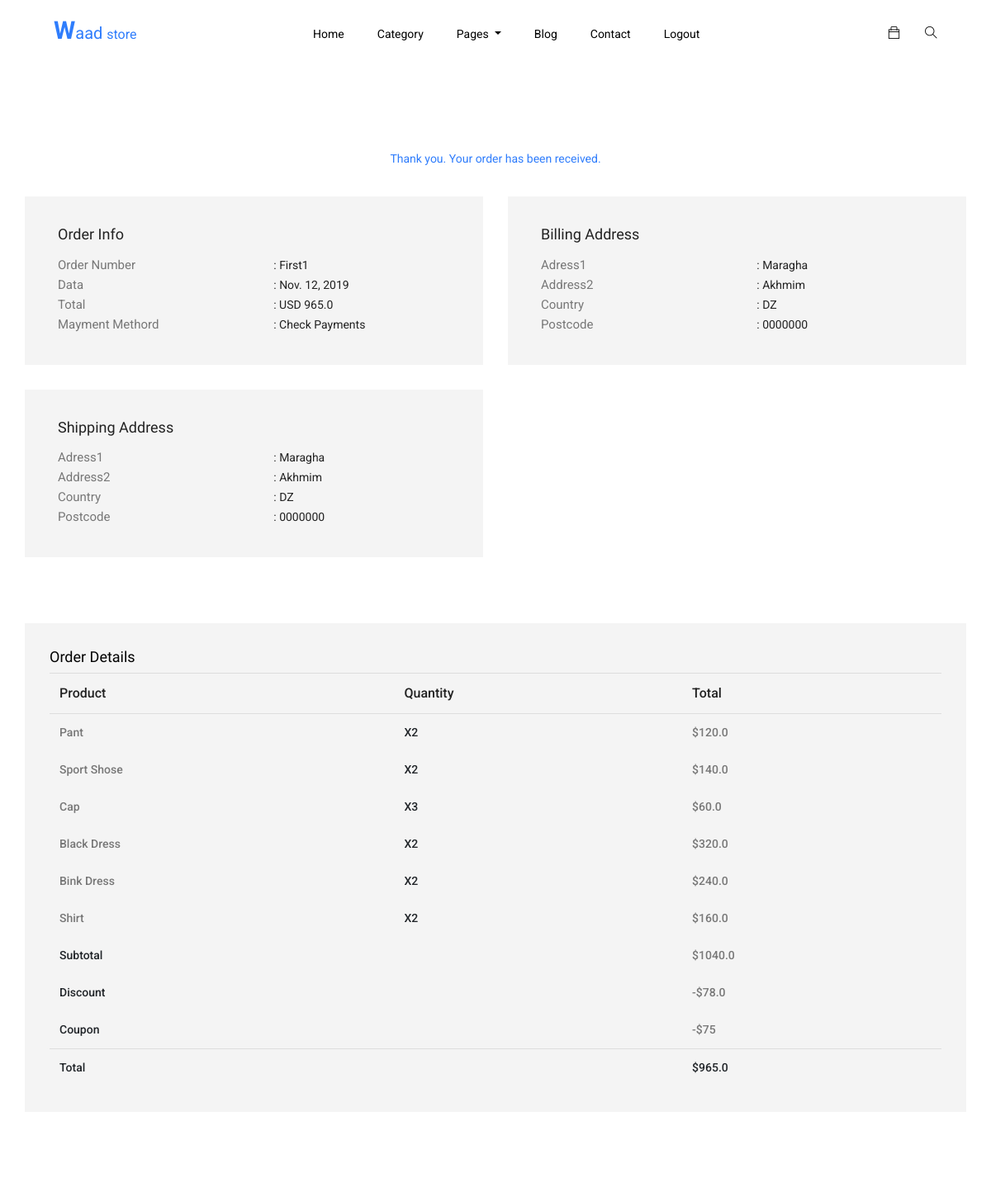
Page /confirmation/ (signed in, upper part) on the earlier database version.
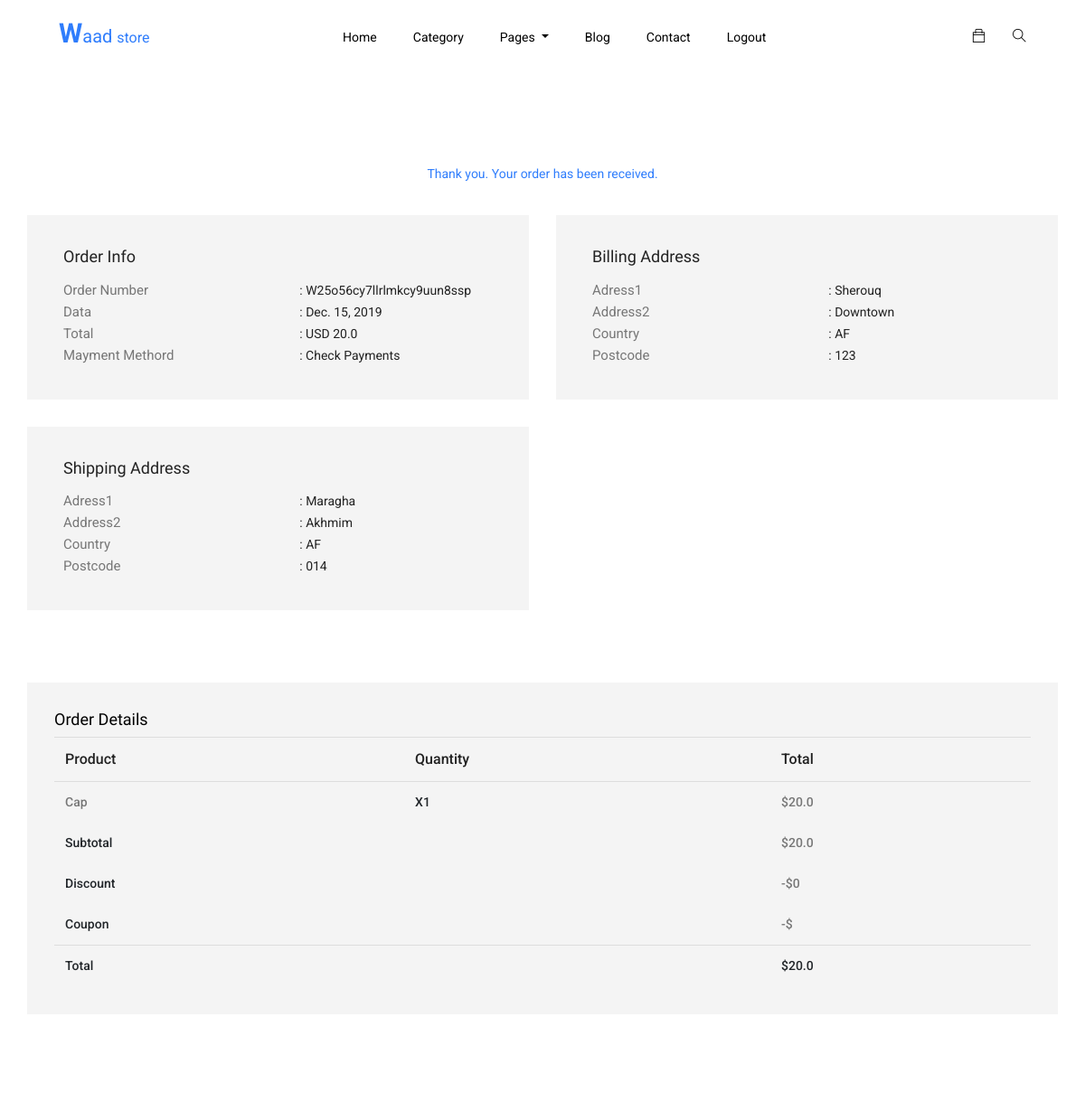
Same page on the later database version.
### main/models.py (models this page shows, shortened)
class Order(models.Model):
    user  = models.ForeignKey(User, on_delete=models.CASCADE)
    items = models.ManyToManyField(OrederItem )
    ref_code = models.CharField(max_length=20)
    ordered  = models.BooleanField(default=False)
    created_at = models.DateTimeField(auto_now_add=True)
    ordered_at = models.DateTimeField(default = timezone.now)
    shipping_address = models.ForeignKey('Address', related_name="shipping_address",
                                        on_delete=models.SET_NULL, blank=True, null=True)
    billing_address  = models.ForeignKey('Address', related_name="billing_address",
                                        on_delete=models.SET_NULL, blank=True, null=True)
    payment          = models.ForeignKey('Payment',on_delete=models.SET_NULL,
                                        blank=True, null=True)
    coupon = models.ForeignKey('Coupon', on_delete=models.CASCADE, blank=True, null=True)
    in_way   = models.BooleanField(default=False)
    received = models.BooleanField(default=False)
    refund_requested = models.BooleanField(default=False)
    refund_granted   = models.BooleanField(default=False)
    def get_Subtotal(self):
        total = 0
        for item_order in self.items.all():
            total += item_order.get_total_price()
        return total
    def get_subtotal_discount(self):
        total = 0
        for item_order in self.items.all():
            total += item_order.get_total_discount()
        return total
    def get_total(self):
        total = 0
        for item_order in self.items.all():
            total += item_order.get_total_price()
        if self.coupon:
            total -= self.coupon.amount
        return total

class OrederItem(models.Model):
    user = models.ForeignKey(User, on_delete=models.CASCADE)
    item = models.ForeignKey(Item, on_delete=models.CASCADE)
    quantity  = models.IntegerField(default=1)
    ordered   = models.BooleanField(default=False)
    def get_total_price(self):
        return self.quantity * self.item.new_price
    def get_total_discount(self):
        if self.item.old_price:
            return self.quantity * (self.item.old_price - self.item.new_price)
        else:
            return 0

class Item(models.Model):
    title = models.CharField(max_length = 23)
    new_price = models.FloatField()
    old_price = models.FloatField(blank=True, null=True)
    image = models.ImageField()
    description = models.TextField()
    for_who = models.CharField(max_length = 1, choices= FOR_WHO_CHOISE)
    category = models.CharField(max_length = 1, choices= CATEGORY_CHOISE)
    stock = models.IntegerField()
    new_arrival = models.BooleanField()
    size = models.CharField(max_length = 23,)
    width = models.FloatField()
    height = models.FloatField()
    weight = models.IntegerField()
    quality_checking = models.CharField(max_length = 3, choices= QUALITY_CHOISE )
    code = models.CharField(max_length = 23, unique=True)
    slug = models.SlugField(unique=True, allow_unicode=True)
    created_at = models.DateTimeField(auto_now_add=True)
    update_at = models.DateTimeField(default = timezone.now)

class Coupon(models.Model):
    code = models.CharField(max_length=16)
    amount = models.IntegerField()

class Address(models.Model):
    user = models.ForeignKey(User, on_delete=models.CASCADE)
    address_one  = models.CharField(max_length=325)
    address_two  = models.CharField(max_length=325)
    phone_number = models.IntegerField(blank=True, null=True)
    email   = models.EmailField(blank=True, null=True)
    country = CountryField(multiple=False)
    zip     = models.CharField(max_length=9)
    town    = models.CharField(max_length=325)
    address_type = models.CharField(max_length=1, choices= ADDRESS_CHOICE)
    defualt = models.BooleanField(default=False)
    class Meta:
        verbose_name_plural = 'Addresses'

### main/views.py (the view)
# urls.py: path('confirmation/', views.ConfirmatonView.as_view(), name = 'confirmation'),
class ConfirmatonView(View):
    def get(self, *args, **kwargs):
        try:
            order = Order.objects.get(user = self.request.user)
            context = { 'order':order,
                        }
            return render(self.request,"confirmation.html",context )
        except ObjectDoesNotExist:
            messages.info(self.request, 'you not have any orders')
            return redirect('main:home')

### templates/confirmation.html (shortened to what this page needs)
{% extends "base.html" %}
{% load static %}
{% block body_content %}
  <section class="confirmation_part section_padding">
    <div class="container">
      <div class="row">
        <div class="col-lg-12">
          <div class="confirmation_tittle">
            <span>Thank you. Your order has been received.</span>
          </div>
        </div>
        <div class="col-lg-6 col-lx-4">
          <div class="single_confirmation_details">
            <h4>order info</h4>
            <ul>
              <li>
                <p>order number</p><span>: {{order.ref_code}}</span>
              </li>
              <li>
                <p>data</p><span>: {{order.ordered_at|date}} </span>
              </li>
              <li>
                <p>total</p><span>: USD {{order.get_total}}</span>
              </li>
              <li>
                <p>mayment methord</p><span>: Check payments</span>
              </li>
            </ul>
          </div>
        </div>
        <div class="col-lg-6 col-lx-4">
          <div class="single_confirmation_details">
            <h4>Billing Address</h4>
            <ul>
              <li>
                <p>adress1</p><span>: {{order.billing_address.address_one}}</span>
              </li>
              <li>
                <p>address2</p><span>: {{order.billing_address.address_two}}</span>
              </li>
              <li>
                <p>country</p><span>: {{order.billing_address.country}}</span>
              </li>
              <li>
                <p>postcode</p><span>: {{order.billing_address.zip}}</span>
              </li>
            </ul>
          </div>
        </div>
        <div class="col-lg-6 col-lx-4">
          <div class="single_confirmation_details">
            <h4>shipping Address</h4>
            <ul>
              <li>
                <p>adress1</p><span>: {{order.shipping_address.address_one}}</span>
              </li>
              <li>
                <p>address2</p><span>: {{order.shipping_address.address_two}}</span>
              </li>
              <li>
                <p>country</p><span>: {{order.shipping_address.country}}</span>
              </li>
              <li>
                <p>postcode</p><span>: {{order.shipping_address.zip}}</span>
              </li>
            </ul>
          </div>
        </div>
      </div>
      <div class="row">
        <div class="col-lg-12">
          <div class="order_details_iner">
            <h3>Order Details</h3>
            <table class="table table-borderless">
              <thead>
                <tr>
                  <th scope="col" colspan="2">Product</th>
                  <th scope="col">Quantity</th>
                  <th scope="col">Total</th>
                </tr>
              </thead>
              <tbody>
                {% for order_item in order.items.all %}
                <tr>
                  <th colspan="2"><span>{{order_item.item.title}}</span></th>
                  <th>x{{order_item.quantity}}</th>
                  <th> <span>${{order_item.get_total_price}}</span></th>
                </tr>
                {% endfor %}
                <tr>
                  <th colspan="3">Subtotal</th>
                  <th> <span>${{order.get_Subtotal}}</span></th>
                </tr>
                <tr>
                  <th colspan="3">Discount</th>
                  <th><span>-${{order.get_subtotal_discount}}</span></th>
                </tr>
                <tr>
                  <th colspan="3">coupon</th>
                  <th><span>-${{order.coupon.amount}}</span></th>
                </tr>
              </tbody>
              <tfoot>
                <tr>
                  <th scope="col" colspan="3">Total</th>
                  <th scope="col">${{order.get_total}}</th>
                </tr>
              </tfoot>
            </table>
          </div>
        </div>
      </div>
    </div>
  </section>
  {% endblock %}

Differences in the rows shown:
removed Order: ref_code "First1", ordered_at "Nov. 12, 2019", get_total "965.0", billing_address.address_one "Maragha", billing_address.address_two "Akhmim", billing_address.country "DZ", billing_address.zip "0000000", shipping_address.address_one "Maragha", shipping_address.address_two "Akhmim", shipping_address.country "DZ", shipping_address.zip "0000000", get_Subtotal "1040.0", get_subtotal_discount "78.0", coupon.amount "75"
no longer on this page (row edited): OrederItem: item "Pant", quantity "2", get_total_price "120.0"
no longer on this page (row unchanged): OrederItem: item "Sport Shose", quantity "2", get_total_price "140.0"
no longer on this page (row unchanged): OrederItem: item "Black Dress", quantity "2", get_total_price "320.0"
no longer on this page (row unchanged): OrederItem: item "Bink Dress", quantity "2", get_total_price "240.0"
no longer on this page (row unchanged): OrederItem: item "Shirt", quantity "2", get_total_price "160.0"
added Order: ref_code "W25o56cy7llrlmkcy9uun8ssp", ordered_at "Dec. 15, 2019", get_total "20.0", billing_address.address_one "Sherouq", billing_address.address_two "Downtown", billing_address.country "AF", billing_address.zip "123", shipping_address.address_one "Maragha", shipping_address.address_two "Akhmim", shipping_address.country "AF", shipping_address.zip "014", get_Subtotal "20.0", get_subtotal_discount "0"
changed OrederItem "Cap": quantity "3" → "1"; get_total_price "60.0" → "20.0"
